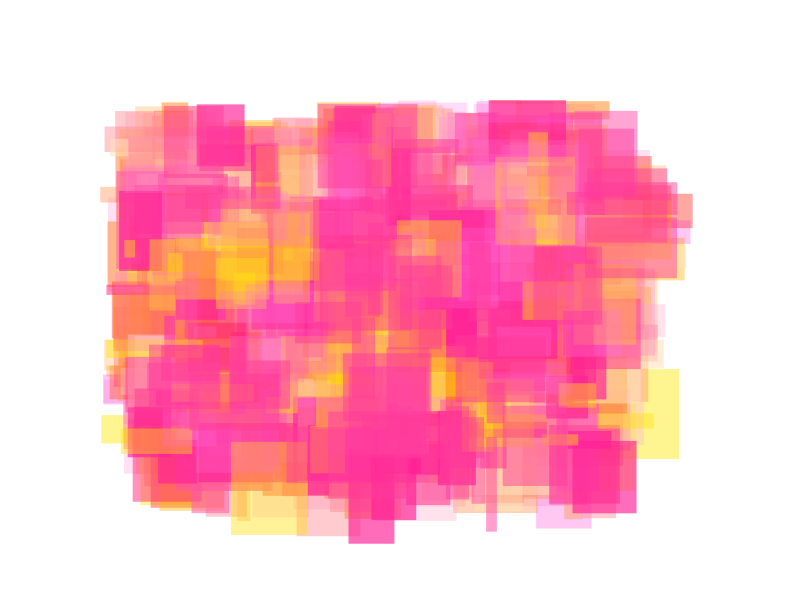
Frame 1 (no input)
Frame 60 (the mouse pressed at the canvas centre just before this capture): identical to frame 1, image omitted
Frame 120 (the mouse held since frame 60 and released just before this capture): identical to frame 1, image omitted

The Processing sketch that drew this single still picture (run headless with seeded random() and noise(); from frame 60 on, the mouse is pressed at the canvas centre):

// Processing sketch: processing_128606
// ── processing_128606.pde

int x=0;
int y=0;



void setup(){
  size (800,600);
  background(255);
  
}

void draw(){
  
  while( y < height){
    
    fill (255, random(0,255), random(0,225), random(50,170));
    noStroke();
      while(x < width){
        noStroke();
        rect( random(100,600), random(100,450), random(10,100), random(10,100));
        stroke(255);
       
        x=x+20;
        
      }
      
   y=y+30;
   x=0;
 
   
  }
}
